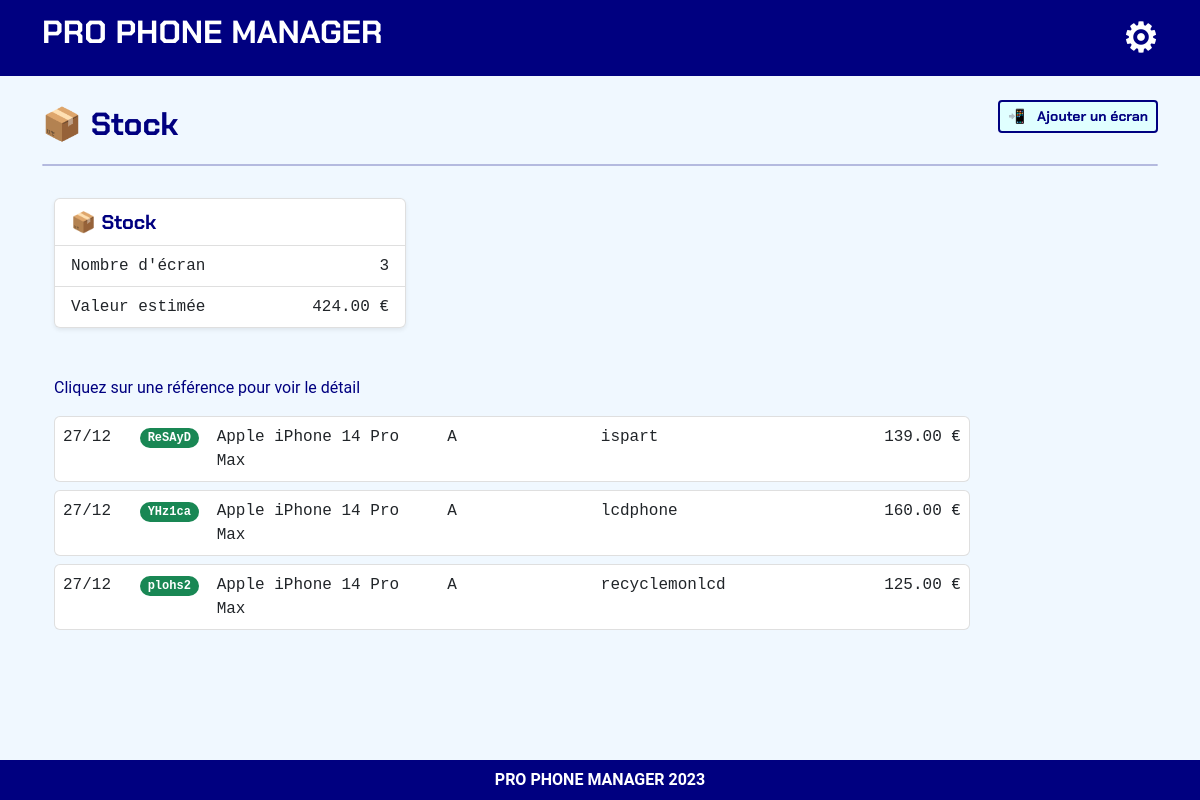
Page /stock/brand/apple/ on the committed database.
### listings/models.py (models this page shows, shortened)
class BrokenScreen(models.Model):
    repairstore = models.ForeignKey(RepairStore, on_delete=models.CASCADE)
    uniquereference = models.OneToOneField(UniqueReference, on_delete=models.CASCADE)
    screenbrand = models.ForeignKey(ScreenBrand, on_delete=models.CASCADE)
    screenmodel = models.ForeignKey(ScreenModel, on_delete=models.CASCADE)
    diag_response_1 = models.BooleanField(null=True)
    diag_response_2 = models.BooleanField(null=True)
    diag_response_3 = models.BooleanField(null=True)
    diag_response_4 = models.BooleanField(null=True)
    diag_response_5 = models.BooleanField(null=True)
    diag_response_6 = models.BooleanField(null=True)
    diag_response_7 = models.BooleanField(null=True)
    diag_response_8 = models.BooleanField(null=True)
    diag_response_9 = models.BooleanField(null=True)
    is_diag_done = models.BooleanField(default=False)
    grade = models.CharField(
        max_length=20,
        choices=[
            ('', 'Select Grade'),
            ('A', 'A'),
            ('B', 'B'),
            ('C', 'C'),
            ('D', 'D'),
            ('E', 'E'),
            ('F', 'F'),
            ('G', 'G'),
            ('Fully Broken', 'Fully Broken'),
            ('Aftermarket', 'Aftermarket')
        ],
        default='EN ATTENTE',
    )
    quotations = models.ManyToManyField('RecyclerPricing', related_name='broken_screens')
    recycler = models.ForeignKey(Recycler, on_delete=models.SET_NULL, null=True, blank=True)
    is_attributed = models.BooleanField(default=False)
    price = models.DecimalField(max_digits=10, decimal_places=2, null=True, blank=True)
    date_joined = models.DateTimeField(default=timezone.now)
    class Meta:
        ordering = ['-date_joined']
    def __str__(self):
        return f"{self.screenbrand} {self.screenmodel} - {self.grade}"

class UniqueReference(models.Model):
    repairstore = models.ForeignKey(RepairStore, on_delete=models.CASCADE)
    value = models.CharField(max_length=6, unique=True)
    is_used = models.BooleanField(default=False)
    def __str__(self):
        return self.value

class ScreenModel(models.Model):
    screenbrand = models.ForeignKey(ScreenBrand, on_delete=models.CASCADE)
    screenmodel = models.CharField(max_length=50)
    is_oled = models.BooleanField(default=False)
    is_wanted = models.BooleanField(default=False)
    class Meta:
        ordering = ['screenbrand', 'screenmodel']
    def __str__(self):
        return f"{self.screenmodel}"

class ScreenBrand(models.Model):
    screenbrand = models.CharField(max_length=25, primary_key=True, null=False, blank=False)
    class Meta:
        ordering = ['screenbrand']
    def __str__(self):
        return self.screenbrand

class Recycler(models.Model):
    company_name = models.CharField(max_length=100, verbose_name="Dénomination sociale de l'entreprise", blank=True)
    address = models.TextField(verbose_name="Adresse")
    postal_code = models.CharField(max_length=10, verbose_name="Code postal")
    city = models.CharField(max_length=50, verbose_name="Ville")
    phone_number = models.CharField(max_length=15, verbose_name="Numéro de téléphone")
    date_joined = models.DateTimeField(default=timezone.now, blank=True, null=True)
    is_us = models.BooleanField(default=False)
    def __str__(self):
        return self.company_name

### listings/views.py (the view)
# urls.py: path('stock/brand/<brand_ref>/', stock_brand, name='stock_brand'),
def stock_brand(request, brand_ref):
    brand = get_object_or_404(ScreenBrand, screenbrand=brand_ref)
    logger.debug(f"Brand: {brand}")
    broken_screens = BrokenScreen.objects.filter(screenbrand=brand).order_by('screenmodel__screenmodel')
    logger.debug(f"Broken screens: {broken_screens}")
    context = {
        'brand': brand,
        'broken_screens': broken_screens,
        'items_count': broken_screens.count(),
        'items_value': sum(broken_screen.price for broken_screen in broken_screens if broken_screen.price),
    }
    return render(request, 'stock.html', context)

### listings/templates/stock.html (shortened to what this page needs)
{% extends "base_webapp.html" %}
{% load static %}
{% block page_title %}
<span>📦 Stock</span>
<span>
    <a class="btn btn-sm btn-outline-blue float-end" href="{% url 'create_brokenscreen' %}">
        <span class="me-2">📲</span>
        <span>Ajouter un écran</span>
    </a>
</span>
{% endblock page_title %}
{% block page_content %}
    <div class="row mb-4">
        <div class="col-12 col-md-6 col-lg-4 mb-4">
            <ul class="list-group font-monospace shadow-sm">
                <li class="list-group-item logo-blue fs-5">📦 Stock {% if brand %}{{ brand.screenmodel|title }}{% elif recycler %}{{ recycler|title }}{% else %}total{% endif %}</li>
                <li class="list-group-item fs-6">
                    <span>Nombre d'écran</span>
                    <span class="float-end">{{ items_count }}</span>
                </li>
                <li class="list-group-item fs-6">
                    <span>Valeur estimée</span>
                    <span class="float-end">{{ items_value }} €</span>
                </li>
            </ul>
        </div>
    </div>
    <div class="row mb-4 md-mb-5 mb-lg-5">
        <div class="mb-1 mb-md-3 fs-6 text-blue">Cliquez sur une référence pour voir le détail</div>
        <div class="col-12 d-none d-md-block col-lg-10 mb-4">
            {% for broken_screen in broken_screens %}
            <ul class="list-group mb-2 fs-6 font-monospace">
                <li class="list-group-item px-md-1 px-lg-2">
                    <div class="row">
                        <div class="col-md-1 text-start">
                            <span>{{ broken_screen.date_joined|date:'d/m' }}</span>
                        </div>
                        <div class="col-md-1 text-start">
                            <span class="badge rounded-pill font-monospace bg-success">{{ broken_screen.uniquereference }}</span>
                        </div>
                        <div class="col-md-3 text-start">
                            <span>{{ broken_screen.screenmodel.screenbrand.screenbrand|title }} {{ broken_screen.screenmodel.screenmodel }}</span>
                        </div>
                        <div class="col-md-2 text-start">
                            <span>{% if broken_screen.grade %}{{ broken_screen.grade }}{% else %}<span>🔎</span> ❓{% endif %}</span>
                        </div>
                        <div class="col-md-3 text-start">
                            <span>{% if broken_screen.price %}{{ broken_screen.recycler }}{% else %}👨‍🔧 ❓{% endif %}</span>
                        </div>
                        <div class="col-md-2 text-end">
                            <span>{% if broken_screen.price %}{{ broken_screen.price}} € {% else %}<span>💰</span> ❓{% endif %}</span>
                        </div>
                    </div>
                </li>
            </ul>
            {% endfor %}
        </div>
    </div>
{% endblock page_content %}

### listings/static/styles.css (style rules this page uses)
body { font-family: 'Roboto', sans-serif; scroll-behavior: smooth; background-color: AliceBlue; }
a { color:navy; }
.logo-blue { font-family: 'ChakraPetch', sans-serif; color:navy; font-weight: bold; }
.text-blue { color:navy; }
.btn { font-family: 'ChakraPetch', sans-serif; }
.btn-outline-blue { font-family: 'ChakraPetch', sans-serif; color:navy; background-color:LightCyan; border: 2px solid navy; }

### rows in the picture
BrokenScreen: date_joined "27/12", uniquereference "ReSAyD", screenmodel.screenbrand.screenbrand "Apple", screenmodel.screenmodel "iPhone 14 Pro Max", grade "A", recycler "ispart", price "139.00"
BrokenScreen: date_joined "27/12", uniquereference "YHz1ca", screenmodel.screenbrand.screenbrand "Apple", screenmodel.screenmodel "iPhone 14 Pro Max", grade "A", recycler "lcdphone", price "160.00"
BrokenScreen: date_joined "27/12", uniquereference "plohs2", screenmodel.screenbrand.screenbrand "Apple", screenmodel.screenmodel "iPhone 14 Pro Max", grade "A", recycler "recyclemonlcd", price "125.00"

### other values in the picture
{{ items_count }} "3"
{{ items_value }} "424.00"
